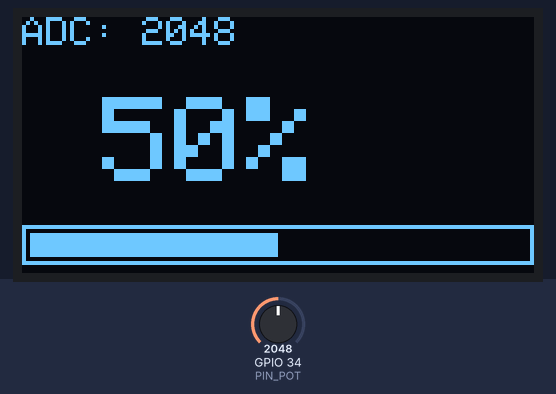
Bench run of a sketch on a simulated ESP32. Parts: 128×64 one-colour display. The test bench sets the inputs (shaded band); at power-on: GPIO 34 (PIN_POT) = 2048 (analog values on the 0–4095 scale). What the sketch prints to the serial monitor is not drawn.

Above: at 1.2 s.
1.3 s: GPIO 34 (PIN_POT) set to 2866
At 2.2 s:
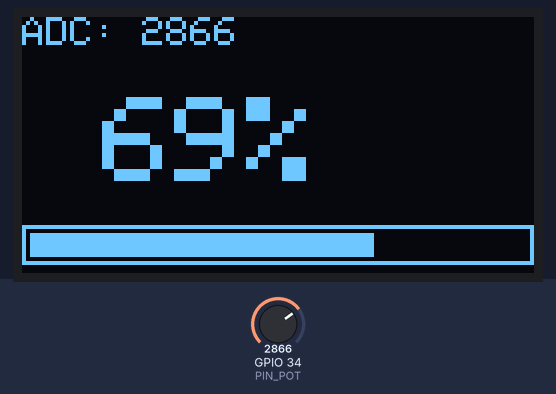
2.9 s: GPIO 34 (PIN_POT) set to 3603
At 3.7 s:
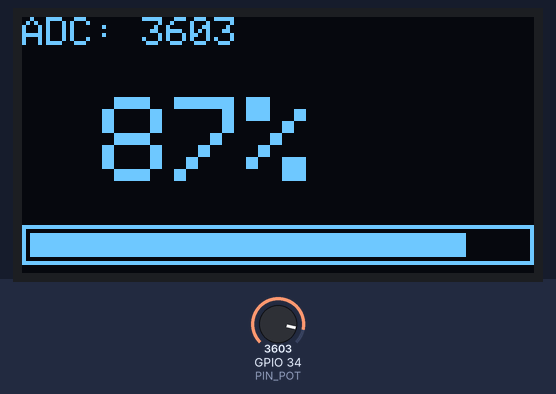
4.4 s: GPIO 34 (PIN_POT) set to 4095
At 5.2 s:
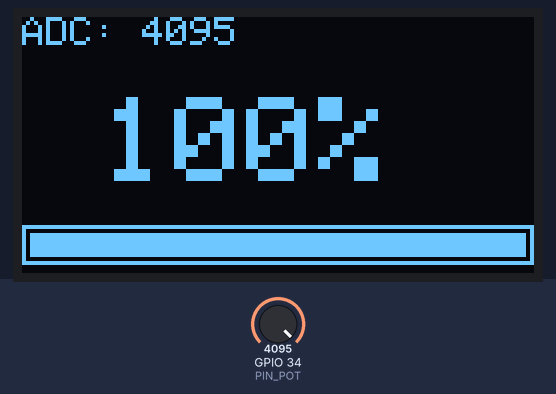
Timing chart, 0 to 7.4 s (numbered marks = the images above; inputs shaded):
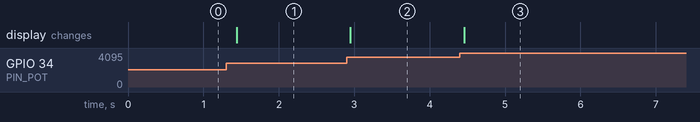

The sketch:

sketch.ino
```cpp
#include <Wire.h>
#include <Adafruit_GFX.h>
#include <Adafruit_SSD1306.h>

// --- Configuración de la pantalla ---
#define SCREEN_WIDTH  128
#define SCREEN_HEIGHT 64
#define OLED_RESET    -1
#define OLED_ADDRESS  0x3C

// --- Pines ---
#define PIN_POT 34   // ADC1, solo entrada

Adafruit_SSD1306 display(SCREEN_WIDTH, SCREEN_HEIGHT, &Wire, OLED_RESET);

void setup() {
  Serial.begin(115200);
  analogReadResolution(12);   // 0 - 4095

  Wire.begin(21, 22);
  if (!display.begin(SSD1306_SWITCHCAPVCC, OLED_ADDRESS)) {
    Serial.println("Error: OLED no encontrada");
    while (true);
  }
}

void loop() {
  int valorADC = analogRead(PIN_POT);                 // 0 - 4095
  int porcentaje = map(valorADC, 0, 4095, 0, 100);    // 0 - 100 %
  int anchoBarra = map(valorADC, 0, 4095, 0, 124);    // Barra de progreso

  display.clearDisplay();
  display.setTextColor(SSD1306_WHITE);

  display.setTextSize(1);
  display.setCursor(0, 0);
  display.print("ADC: ");
  display.print(valorADC);

  display.setTextSize(3);
  display.setCursor(20, 20);
  display.print(porcentaje);
  display.print("%");

  // Barra de progreso
  display.drawRect(0, 52, 128, 10, SSD1306_WHITE);
  display.fillRect(2, 54, anchoBarra, 6, SSD1306_WHITE);

  display.display();

  Serial.printf("ADC: %d | %d%%\n", valorADC, porcentaje);
  delay(100);
}
```

Measured:
- after the input at 1.3 s, the display: changes after 0.14 s (image 1)
- after the input at 2.9 s, the display: changes after 0.05 s (image 2)
- after the input at 4.4 s, the display: changes after 0.06 s (image 3)
